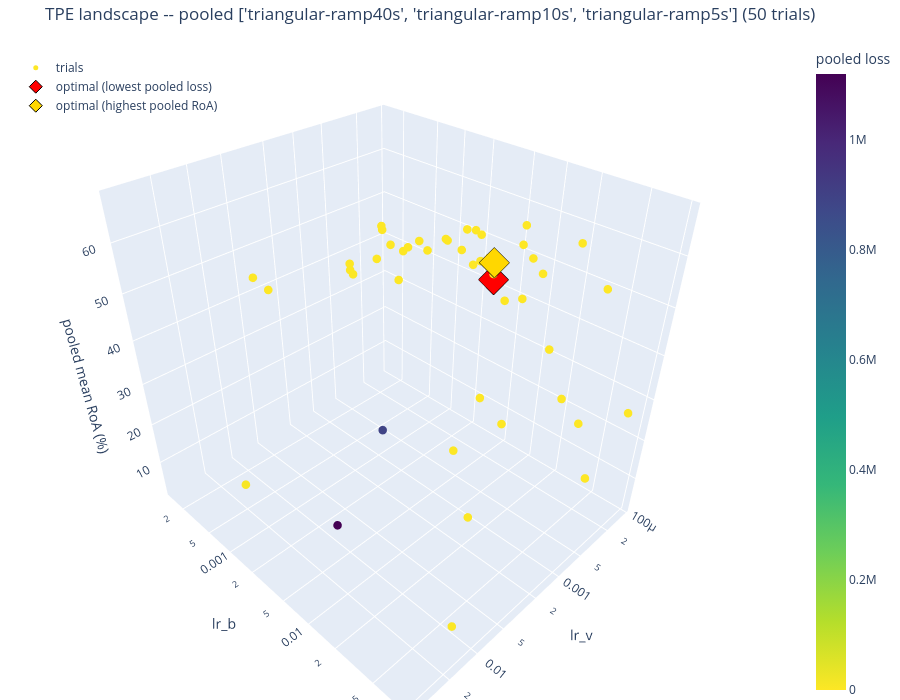

The notebook cell saved with this chart:
### Markdown cell above
### Interactive 3D landscape: lr_v, lr_b, pooled RoA -- rotatable, color = pooled loss

Three spatial axes (`lr_v`, `lr_b`, pooled mean RoA across `POOL_CONDITIONS`) plus the pooled
surrogate loss as marker color. Two points are called out explicitly:
- **red diamond** -- the config the optimiser actually chose (lowest summed `TPE` loss)
- **gold diamond** -- the config that happens to have the *highest observed pooled RoA*, regardless of loss

If these two diamonds sit far apart, that's the proxy-objective mismatch made visible in one plot:
the optimiser's surrogate and the real decomposition quality disagree about which `(lr_v, lr_b)` is
best, pooled across conditions. Drag to rotate, scroll to zoom, hover a point for its exact
trial/loss/RoA.

### Code cell
trials_df3d = study.trials_dataframe()
trials_df3d = trials_df3d[trials_df3d['state'] == 'COMPLETE']

best_roa_row = trials_df3d.loc[trials_df3d['user_attrs_roa_mean_pooled'].idxmax()]

fig = go.Figure()

fig.add_trace(go.Scatter3d(
    x=trials_df3d['params_lr_v'], y=trials_df3d['params_lr_b'], z=trials_df3d['user_attrs_roa_mean_pooled'],
    mode='markers',
    marker=dict(size=5, color=trials_df3d['value'], colorscale='Viridis_r',
                colorbar=dict(title='pooled loss'), showscale=True),
    text=[f'trial {t}<br>lr_v={v:.4g}<br>lr_b={b:.4g}<br>loss={l:.3f}<br>pooled RoA={r:.1f}%'
          for t, v, b, l, r in zip(trials_df3d['number'], trials_df3d['params_lr_v'],
                                    trials_df3d['params_lr_b'], trials_df3d['value'],
                                    trials_df3d['user_attrs_roa_mean_pooled'])],
    hoverinfo='text',
    name='trials',
))

fig.add_trace(go.Scatter3d(
    x=[LR_V], y=[LR_B], z=[study.best_trial.user_attrs['roa_mean_pooled']],
    mode='markers',
    marker=dict(size=10, color='red', symbol='diamond', line=dict(width=1, color='black')),
    text=[f'optimal (lowest pooled loss)<br>lr_v={LR_V:.4g}<br>lr_b={LR_B:.4g}'],
    hoverinfo='text',
    name='optimal (lowest pooled loss)',
))

fig.add_trace(go.Scatter3d(
    x=[best_roa_row['params_lr_v']], y=[best_roa_row['params_lr_b']], z=[best_roa_row['user_attrs_roa_mean_pooled']],
    mode='markers',
    marker=dict(size=10, color='gold', symbol='diamond', line=dict(width=1, color='black')),
    text=[f"optimal (highest pooled RoA)<br>lr_v={best_roa_row['params_lr_v']:.4g}<br>"
          f"lr_b={best_roa_row['params_lr_b']:.4g}"],
    hoverinfo='text',
    name='optimal (highest pooled RoA)',
))

fig.update_layout(
    scene=dict(
        xaxis=dict(title='lr_v', type='log'),
        yaxis=dict(title='lr_b', type='log'),
        zaxis=dict(title='pooled mean RoA (%)'),
    ),
    title=f'{sampler_name} landscape -- pooled {POOL_CONDITIONS} ({N_OPT_TRIALS} trials)',
    legend=dict(x=0.02, y=0.98),
    margin=dict(l=0, r=0, b=0, t=40),
    height=700,
)
fig.show()

### Figure 1 — Plotly figure (JSON) as saved in the notebook; plotly's stock layout.template omitted (floating-point values rounded to 4 significant figures)
{"data": [{"hoverinfo": "text", "marker": {"color": [27.7, 2230.0, 52.82, 68.55, 162.3, 116.1, 9591.0, 48.41, 24.42, 29.9, 396.9, 36.12, 12.0, 35.83, 46.53, 11.96, 1120000.0, 12.14, 11.49, 3202.0, 17.0, 11.62, 2137.0, 21.78, 15.87, 15.51, 25.42, 39.54, 1812.0, 16.26, 891400.0, 12.56, 12.4, 20.28, 23.36, 18.1, 64.37, 1671.0, 23.67, 40.14, 3032.0, 12.99, 13.94, 33.18, 13.3, 17.14, 12.07, 16.22, 767.1, 34.99], "colorbar": {"title": {"text": "pooled loss"}}, "colorscale": [[0, "#fde725"], [0.1111, "#b5de2b"], [0.2222, "#6ece58"], [0.3333, "#35b779"], [0.4444, "#1f9e89"], [0.5556, "#26828e"], [0.6667, "#31688e"], [0.7778, "#3e4989"], [0.8889, "#482878"], [1, "#440154"]], "showscale": true, "size": 5}, "mode": "markers", "name": "trials", "text": ["trial 0<br>lr_v=0.001025<br>lr_b=0.07114<br>loss=27.700<br>pooled RoA=40.9%", "trial 1<br>lr_v=0.009454<br>lr_b=0.006251<br>loss=2230.019<br>pooled RoA=64.1%", "trial 2<br>lr_v=0.0002637<br>lr_b=0.0002938<br>loss=52.816<br>pooled RoA=48.5%", "trial 3<br>lr_v=0.0001435<br>lr_b=0.03968<br>loss=68.547<br>pooled RoA=51.1%", "trial 4<br>lr_v=0.004192<br>lr_b=0.01331<br>loss=162.335<br>pooled RoA=67.1%", "trial 5<br>lr_v=0.0001136<br>lr_b=0.08123<br>loss=116.108<br>pooled RoA=25.9%", "trial 6<br>lr_v=0.01765<br>lr_b=0.0004335<br>loss=9590.718<br>pooled RoA=5.9%", "trial 7<br>lr_v=0.0003096<br>lr_b=0.000355<br>loss=48.408<br>pooled RoA=48.8%", "trial 8<br>lr_v=0.0006624<br>lr_b=0.003752<br>loss=24.421<br>pooled RoA=57.9%", "trial 9<br>lr_v=0.001465<br>lr_b=0.0007476<br>loss=29.899<br>pooled RoA=49.7%", "trial 10<br>lr_v=0.004481<br>lr_b=0.0002621<br>loss=396.905<br>pooled RoA=44.3%", "trial 11<br>lr_v=0.0006145<br>lr_b=0.001256<br>loss=36.115<br>pooled RoA=51.1%", "trial 12<br>lr_v=0.001702<br>lr_b=0.02267<br>loss=12.004<br>pooled RoA=62.7%", "trial 13<br>lr_v=0.0003459<br>lr_b=0.003489<br>loss=35.832<br>pooled RoA=57.2%", "trial 14<br>lr_v=0.003971<br>lr_b=0.0001378<br>loss=46.533<br>pooled RoA=43.9%", "trial 15<br>lr_v=0.001736<br>lr_b=0.01947<br>loss=11.960<br>pooled RoA=63.1%", "trial 16<br>lr_v=0.04138<br>lr_b=0.02043<br>loss=1120130.696<br>pooled RoA=30.2%", "trial 17<br>lr_v=0.001815<br>lr_b=0.01583<br>loss=12.142<br>pooled RoA=62.2%", "trial 18<br>lr_v=0.0022<br>lr_b=0.02728<br>loss=11.485<br>pooled RoA=62.5%", "trial 19<br>lr_v=0.01023<br>lr_b=0.007256<br>loss=3201.662<br>pooled RoA=64.3%", "trial 20<br>lr_v=0.002754<br>lr_b=0.04068<br>loss=17.003<br>pooled RoA=61.5%", "trial 21<br>lr_v=0.002225<br>lr_b=0.02741<br>loss=11.618<br>pooled RoA=63.5%", "trial 22<br>lr_v=0.007163<br>lr_b=0.04084<br>loss=2137.295<br>pooled RoA=38.6%", "trial 23<br>lr_v=0.002692<br>lr_b=0.007468<br>loss=21.775<br>pooled RoA=65.0%", "trial 24<br>lr_v=0.0008259<br>lr_b=0.02693<br>loss=15.867<br>pooled RoA=62.3%", "trial 25<br>lr_v=0.001059<br>lr_b=0.01171<br>loss=15.510<br>pooled RoA=64.4%", "trial 26<br>lr_v=0.002289<br>lr_b=0.002461<br>loss=25.417<br>pooled RoA=57.0%", "trial 27<br>lr_v=0.0004906<br>lr_b=0.09327<br>loss=39.536<br>pooled RoA=19.9%", "trial 28<br>lr_v=0.006247<br>lr_b=0.05299<br>loss=1812.449<br>pooled RoA=24.8%", "trial 29<br>lr_v=0.001009<br>lr_b=0.01004<br>loss=16.262<br>pooled RoA=64.5%", "trial 30<br>lr_v=0.02144<br>lr_b=0.02778<br>loss=891354.347<br>pooled RoA=47.1%", "trial 31<br>lr_v=0.0014<br>lr_b=0.02182<br>loss=12.564<br>pooled RoA=62.9%", "trial 32<br>lr_v=0.001778<br>lr_b=0.01784<br>loss=12.397<br>pooled RoA=63.2%", "trial 33<br>lr_v=0.002977<br>lr_b=0.03398<br>loss=20.278<br>pooled RoA=67.4%", "trial 34<br>lr_v=0.001117<br>lr_b=0.05317<br>loss=23.360<br>pooled RoA=49.7%", "trial 35<br>lr_v=0.002059<br>lr_b=0.004556<br>loss=18.100<br>pooled RoA=61.1%", "trial 36<br>lr_v=0.004052<br>lr_b=0.06237<br>loss=64.372<br>pooled RoA=43.0%", "trial 37<br>lr_v=0.005914<br>lr_b=0.01052<br>loss=1670.806<br>pooled RoA=62.6%", "trial 38<br>lr_v=0.0004506<br>lr_b=0.01472<br>loss=23.670<br>pooled RoA=63.9%", "trial 39<br>lr_v=0.0002213<br>lr_b=0.02778<br>loss=40.143<br>pooled RoA=60.3%", "trial 40<br>lr_v=0.0101<br>lr_b=0.06495<br>loss=3031.846<br>pooled RoA=2.8%", "trial 41<br>lr_v=0.001322<br>lr_b=0.0167<br>loss=12.990<br>pooled RoA=62.4%", "trial 42<br>lr_v=0.001708<br>lr_b=0.00887<br>loss=13.938<br>pooled RoA=64.1%", "trial 43<br>lr_v=0.003479<br>lr_b=0.005213<br>loss=33.177<br>pooled RoA=64.0%", "trial 44<br>lr_v=0.002132<br>lr_b=0.01428<br>loss=13.297<br>pooled RoA=65.0%", "trial 45<br>lr_v=0.0007606<br>lr_b=0.02071<br>loss=17.144<br>pooled RoA=63.4%", "trial 46<br>lr_v=0.001521<br>lr_b=0.03629<br>loss=12.075<br>pooled RoA=58.8%", "trial 47<br>lr_v=0.0009157<br>lr_b=0.03537<br>loss=16.223<br>pooled RoA=61.0%", "trial 48<br>lr_v=0.004753<br>lr_b=0.04548<br>loss=767.070<br>pooled RoA=47.2%", "trial 49<br>lr_v=0.0005824<br>lr_b=0.07524<br>loss=34.991<br>pooled RoA=32.6%"], "type": "scatter3d", "x": [0.001025, 0.009454, 0.0002637, 0.0001435, 0.004192, 0.0001136, 0.01765, 0.0003096, 0.0006624, 0.001465, 0.004481, 0.0006145, 0.001702, 0.0003459, 0.003971, 0.001736, 0.04138, 0.001815, 0.0022, 0.01023, 0.002754, 0.002225, 0.007163, 0.002692, 0.0008259, 0.001059, 0.002289, 0.0004906, 0.006247, 0.001009, 0.02144, 0.0014, 0.001778, 0.002977, 0.001117, 0.002059, 0.004052, 0.005914, 0.0004506, 0.0002213, 0.0101, 0.001322, 0.001708, 0.003479, 0.002132, 0.0007606, 0.001521, 0.0009157, 0.004753, 0.0005824], "y": [0.07114, 0.006251, 0.0002938, 0.03968, 0.01331, 0.08123, 0.0004335, 0.000355, 0.003752, 0.0007476, 0.0002621, 0.001256, 0.02267, 0.003489, 0.0001378, 0.01947, 0.02043, 0.01583, 0.02728, 0.007256, 0.04068, 0.02741, 0.04084, 0.007468, 0.02693, 0.01171, 0.002461, 0.09327, 0.05299, 0.01004, 0.02778, 0.02182, 0.01784, 0.03398, 0.05317, 0.004556, 0.06237, 0.01052, 0.01472, 0.02778, 0.06495, 0.0167, 0.00887, 0.005213, 0.01428, 0.02071, 0.03629, 0.03537, 0.04548, 0.07524], "z": [40.94, 64.08, 48.46, 51.05, 67.14, 25.9, 5.901, 48.8, 57.86, 49.75, 44.33, 51.12, 62.7, 57.22, 43.94, 63.09, 30.15, 62.18, 62.52, 64.27, 61.52, 63.54, 38.58, 64.99, 62.31, 64.37, 57.01, 19.95, 24.79, 64.46, 47.05, 62.89, 63.2, 67.4, 49.75, 61.11, 43.04, 62.6, 63.88, 60.29, 2.846, 62.43, 64.07, 63.96, 64.96, 63.45, 58.8, 61.05, 47.22, 32.62]}, {"hoverinfo": "text", "marker": {"color": "red", "line": {"color": "black", "width": 1}, "size": 10, "symbol": "diamond"}, "mode": "markers", "name": "optimal (lowest pooled loss)", "text": ["optimal (lowest pooled loss)<br>lr_v=0.0022<br>lr_b=0.02728"], "type": "scatter3d", "x": [0.0022], "y": [0.02728], "z": [62.52]}, {"hoverinfo": "text", "marker": {"color": "gold", "line": {"color": "black", "width": 1}, "size": 10, "symbol": "diamond"}, "mode": "markers", "name": "optimal (highest pooled RoA)", "text": ["optimal (highest pooled RoA)<br>lr_v=0.002977<br>lr_b=0.03398"], "type": "scatter3d", "x": [0.002977], "y": [0.03398], "z": [67.4]}], "layout": {"height": 700, "legend": {"x": 0.02, "y": 0.98}, "margin": {"b": 0, "l": 0, "r": 0, "t": 40}, "scene": {"xaxis": {"title": {"text": "lr_v"}, "type": "log"}, "yaxis": {"title": {"text": "lr_b"}, "type": "log"}, "zaxis": {"title": {"text": "pooled mean RoA (%)"}}}, "title": {"text": "TPE landscape -- pooled ['triangular-ramp40s', 'triangular-ramp10s', 'triangular-ramp5s'] (50 trials)"}}}
